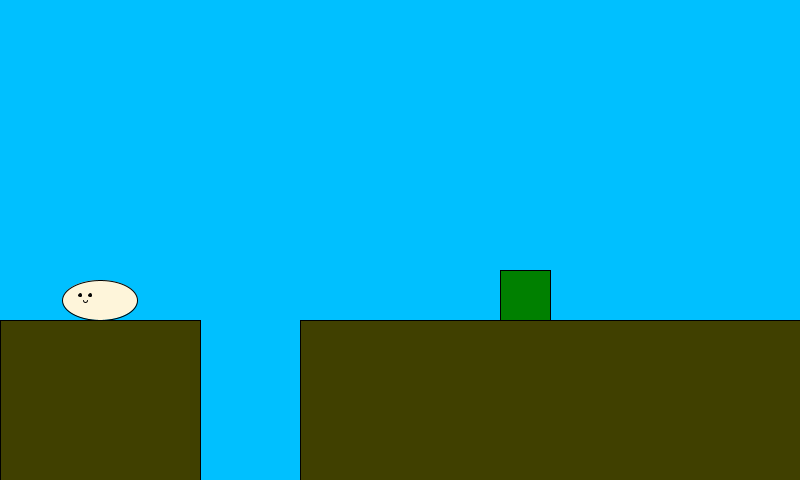
Frame 1 (no input)
Frame 60 (the mouse pressed at the canvas centre just before this capture): identical to frame 1, image omitted
Frame 120 (the mouse held since frame 60 and released just before this capture): identical to frame 1, image omitted

The Processing sketch that drew this single still picture (run headless with seeded random() and noise(); from frame 60 on, the mouse is pressed at the canvas centre):

// Processing sketch: komugikoMario
// ── komugikoMario.pde
/*******************/
/* This is Komugiko*/
/*******************/

void setup() {
  size(800, 480);
  smooth();
}

float x=0,y=0;
float yj=0;
float xm=0;
int d=0;
boolean flagj=false;

void draw(){
  background(0,192,255);
  fill(64,64,0);
  rect(0,320,200,600);
  rect(300,320,500,600);
  
  fill(0,128,0);
  rect(500, 270, 50,50);
  fill(254, 245, 218);
  
  if (keyPressed) {
    if (keyCode == RIGHT) {
      xm = 3;
      d = 30;
      if(x>700.0 - 37.5) xm = 0;
      if(x>400-37.5 && x<450-37.5 && y>-40) xm = 0;
    }
    else if (keyCode == LEFT) {
      xm = -3;
      d = 0;
      if(x<-100+37.5) xm = 0;
      if(x>475.5-37.5 && x<525.5-37.5 && y>-40) xm = 0;
    }
  }else{
    xm = 0;
  }
  if(keyPressed){
    if(key == 'z' && !flagj){
      flagj=true;
      yj = -10;
    }
  }
  
  if(flagj){
    y += yj;
    yj += 0.3;
  }
  if(y > -52){
    if(x>400 && x<450){
      yj = 0;
      flagj = false;
    }else{
      flagj=true;
    }
  }
  if(y>=0){
    if(x>100 && x<200){
      yj += 0.3;
      y += yj;
      xm = 0;
      fill(128, 64,0);
    }else{
      flagj = false;
      yj = 0;
    }
  }
  x += xm;
  ellipse(100+x, 300+y, 75, 40);
  fill(0);
  ellipse(80+x+d, 295+y, 2.5, 2.5);
  ellipse(90+x+d, 295+y, 2.5, 2.5);
  noFill();
  arc(85+x+d, 300+y, 4, 4, 0, PI);
  
}
